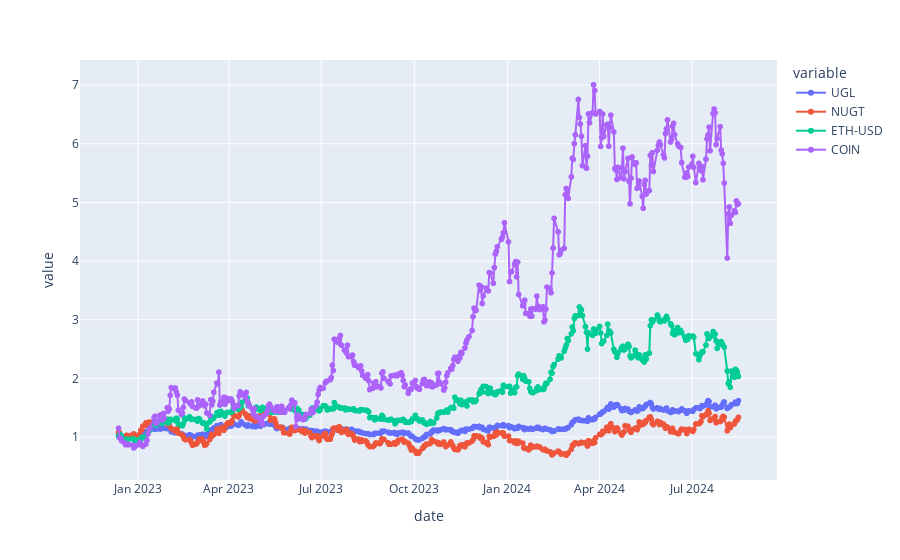

This figure's notebook cell:
### Code cell
df_test = pd.DataFrame(z_score, columns=["z_score"])

fig = px.scatter(cumreturns)

fig.update_traces(mode='markers+lines')

fig.show()

### Figure 1 — Plotly figure (JSON) as saved in the notebook; plotly's stock layout.template omitted (floating-point values rounded to 4 significant figures; data arrays with more than 128 entries replaced by an {"elided": "..."} marker saying what was removed)
{"data": [{"hovertemplate": "variable=UGL<br>date=%{x}<br>value=%{y}<extra></extra>", "legendgroup": "UGL", "marker": {"color": "#636efa", "symbol": "circle"}, "mode": "markers+lines", "name": "UGL", "showlegend": true, "type": "scattergl", "visible": true, "x": {"elided": "421 str values"}, "xaxis": "x", "y": {"elided": "421 float values"}, "yaxis": "y"}, {"hovertemplate": "variable=NUGT<br>date=%{x}<br>value=%{y}<extra></extra>", "legendgroup": "NUGT", "marker": {"color": "#EF553B", "symbol": "circle"}, "mode": "markers+lines", "name": "NUGT", "showlegend": true, "type": "scattergl", "visible": true, "x": {"elided": "421 str values"}, "xaxis": "x", "y": {"elided": "421 float values"}, "yaxis": "y"}, {"hovertemplate": "variable=ETH-USD<br>date=%{x}<br>value=%{y}<extra></extra>", "legendgroup": "ETH-USD", "marker": {"color": "#00cc96", "symbol": "circle"}, "mode": "markers+lines", "name": "ETH-USD", "showlegend": true, "type": "scattergl", "x": {"elided": "421 str values"}, "xaxis": "x", "y": {"elided": "421 float values"}, "yaxis": "y"}, {"hovertemplate": "variable=COIN<br>date=%{x}<br>value=%{y}<extra></extra>", "legendgroup": "COIN", "marker": {"color": "#ab63fa", "symbol": "circle"}, "mode": "markers+lines", "name": "COIN", "showlegend": true, "type": "scattergl", "x": {"elided": "421 str values"}, "xaxis": "x", "y": {"elided": "421 float values"}, "yaxis": "y"}], "layout": {"autosize": true, "legend": {"title": {"text": "variable"}, "tracegroupgap": 0}, "margin": {"t": 60}, "xaxis": {"anchor": "y", "autorange": true, "domain": [0, 1], "range": ["2022-11-05 18:52:24.0454", "2024-09-22 05:07:35.9546"], "title": {"text": "date"}, "type": "date"}, "yaxis": {"anchor": "x", "autorange": true, "domain": [0, 1], "range": [0.2013, 7.496], "title": {"text": "value"}, "type": "linear"}}}
